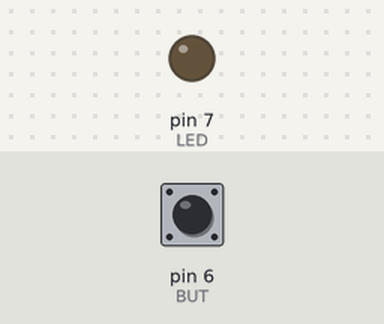
A sketch run on a simulated Arduino Uno, built with avr-gcc and run on an emulated ATmega328P. Shown: output pins drawn as LEDs (lit = HIGH). Inputs (shaded band) come from the test bench; at power-on: pin 6 (BUT) HIGH.

Above: at 1.2 s.
1.3 s: pin 6 (BUT) pulled LOW for 3.2 s
At 5.3 s:
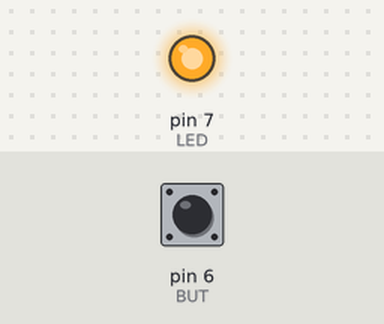
Timing chart, 0 to 6.8 s (numbered marks = the images above; inputs shaded):
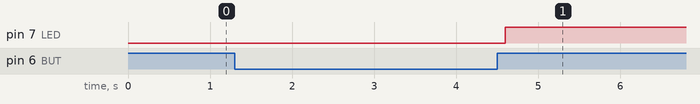

Measured:
- after the input at 1.3 s, pin 7 (LED): LOW → HIGH after 3.3 s

The sketch:

ctvrty.ino
```cpp
const int LED = 7;
const int BUT = 6;
long T0;
long T1;

void setup() {
pinMode(LED, OUTPUT);
pinMode(BUT, INPUT_PULLUP);
}

void loop() {
  while (digitalRead(BUT) == HIGH) {};
  delay(100);
  T0 = millis() - 100;
  while (digitalRead(BUT) == LOW) {};
  delay(100);
  T1 = millis() - 100;

  if ((T1 - T0) > 3000) {
    digitalWrite(LED, HIGH);
  }
}
```
